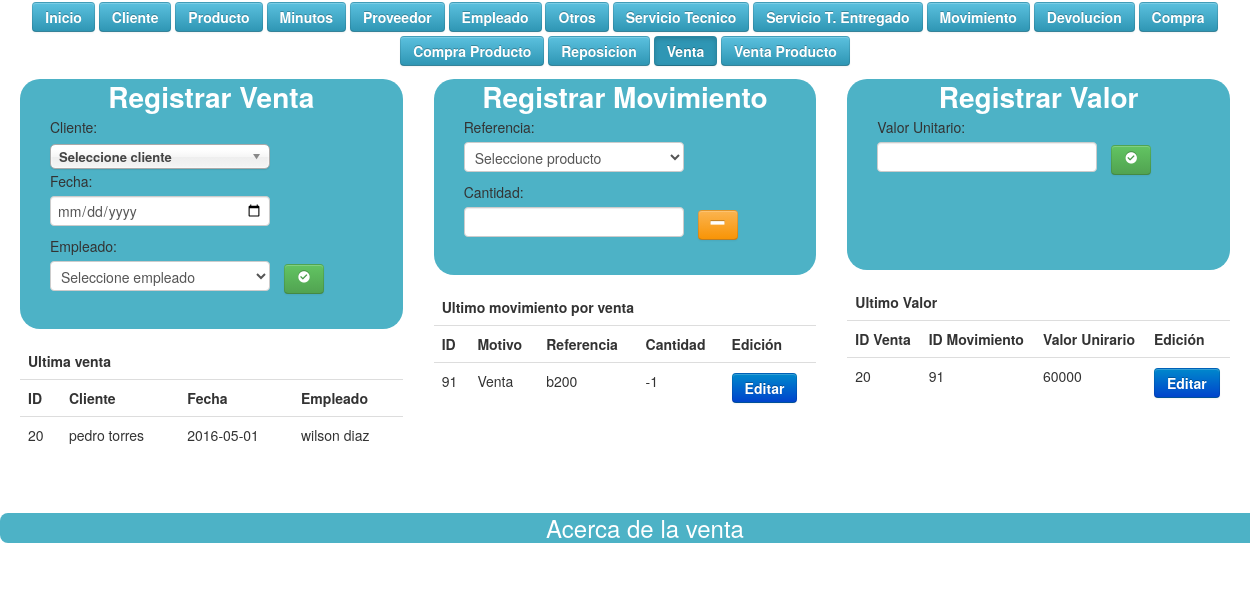
/vista/vventa.php, run on the app's committed database.
### tables this page shows
CREATE TABLE IF NOT EXISTS `tbventa` (
  `numero_venta` int(11) NOT NULL,
  `idcliente` int(11) NOT NULL,
  `fecha` date NOT NULL,
  `idempleado` varchar(10) NOT NULL
);

CREATE TABLE IF NOT EXISTS `tbcliente` (
  `idcliente` int(11) NOT NULL,
  `nombre` varchar(50) NOT NULL,
  `telefono` varchar(20) DEFAULT NULL,
  `direccion` varchar(50) DEFAULT NULL,
  `email` varchar(30) DEFAULT NULL,
  `detalle` varchar(10) NOT NULL
);

CREATE TABLE IF NOT EXISTS `tbempleado` (
  `idempleado` varchar(10) NOT NULL,
  `nombre` varchar(50) NOT NULL,
  `sueldo` int(11) NOT NULL,
  `direccion` varchar(50) NOT NULL,
  `ciudad` varchar(30) NOT NULL,
  `telefono_emple` varchar(20) NOT NULL,
  `telefono_refe` varchar(20) NOT NULL,
  `email` varchar(30) DEFAULT NULL,
  `estado` varchar(8) NOT NULL,
  `fecha_ingreso` date NOT NULL
);

CREATE TABLE IF NOT EXISTS `tbmovimiento` (
  `idmovimiento` int(11) NOT NULL,
  `motivo` varchar(30) NOT NULL,
  `referencia` varchar(20) NOT NULL,
  `cantidad` int(11) NOT NULL
);

CREATE TABLE IF NOT EXISTS `tbventaxproducto` (
  `numero_venta` int(11) NOT NULL,
  `movimiento` int(11) NOT NULL,
  `precio_venta` int(11) NOT NULL
);

### controlador/cventa.php (called while the page is built, shortened)
<?php
	include('modelo/mventa.php');
	$venta = new Mventa();
	$cliente2	= $venta->sel_cliente();
	$empleado2	= $venta->sel_empleado();

### modelo/mventa.php (called while the page is built, shortened)
<?php
	include_once('controlador/conexion.php');
	include_once('functions.php');
	class Mventa extends Funciones
	{
		function consultar_venta()
		{
			$sql = "SELECT * FROM tbventa ORDER BY numero_venta DESC LIMIT 1";
			 return $this->SeleccionDatos($sql);
		}
		function sel_cliente()
		{
            $sql = "SELECT * FROM `tbcliente`";
            return $this->SeleccionDatos($sql);
        }
		function sel_cliente1($idcliente)
		{
			$sql = "SELECT * FROM tbcliente WHERE idcliente='".$idcliente."';";
			return $this->SeleccionDatos($sql);
		}
		function sel_empleado()
		{
            $sql = "SELECT * FROM `tbempleado`";
            return $this->SeleccionDatos($sql);
        }
		function sel_empleado1($idempleado)
		{
			$sql = "SELECT * FROM tbempleado WHERE idempleado='".$idempleado."';";
			return $this->SeleccionDatos($sql);
		}
	}

### modelo/functions.php (called while the page is built, shortened)
<?php
	class Funciones {
        function SeleccionDatos($consulta)
        {
                $conexionBD = new conexion();
                $conexionBD -> conectarBD();
                $datos = $conexionBD -> ejeCon($consulta, 0);
                return $datos;
        }
}

### controlador/configuracion.php (called while the page is built)
<?php
	$serv_bd = "localhost";
	$usu_bd = "root";
	$pass_bd = "";
	$bd = "bdwold";
?>

### controlador/conexion.php (called while the page is built, shortened)
<?php
	class conexion {
		var $link;
		function conectarBD() {
			include("configuracion.php");
			$this -> link = mysqli_connect ($serv_bd, $usu_bd, $pass_bd);
			$bd2 = mysqli_select_db($this->link,$bd);
		}
		function ejeCon($con, $op) {
			$this -> resultado = mysqli_query($this->link,$con) or die("La consulta fallo: ". mysqli_error($this->link));
			if($op == 0) {
				while ($linea = mysqli_fetch_array($this -> resultado)) {
					$arrayResultado[] = $linea;
				}
			} else {
				$arrayResultado[] = 0;
			}
			$resarr = isset ($arrayResultado) ? $arrayResultado: NULL;
			if($resarr) {
				return $arrayResultado;
			}
		}
	}
?>

### controlador/cmovimiento.php (called while the page is built, shortened)
<?php
	include('modelo/mmovimiento.php');
	$movimiento = new Mmovimiento();
	$referencia2= $movimiento->sel_producto();

### modelo/mmovimiento.php (called while the page is built, shortened)
<?php
	include_once('controlador/conexion.php');
	include_once('functions.php');
	class Mmovimiento extends Funciones
	{
		function consultar_movimiento_v()
		{
			$sql = "SELECT * FROM `tbmovimiento` WHERE `motivo` = 'Venta' ORDER BY idmovimiento DESC LIMIT 1";
			 return $this->SeleccionDatos($sql);
		}
		function sel_producto()
		{
            $sql = "SELECT * FROM `tbproducto`";
            return $this->SeleccionDatos($sql);
        }
	}

### controlador/cventaproduc.php (called while the page is built, shortened)
<?php
	include('modelo/mventaproduc.php');
	$ventaproduc = new Mventaproduc();
	$numero_venta2	= $ventaproduc->sel_numeroventa();
	$movimiento2	= $ventaproduc->sel_movimiento();

### modelo/mventaproduc.php (called while the page is built, shortened)
<?php
	include_once('controlador/conexion.php');
	include_once('functions.php');
	class Mventaproduc extends Funciones
	{
		function consultar_ventaproduc_u()
		{
			$sql = "SELECT * FROM tbventaxproducto ORDER BY numero_venta DESC LIMIT 1";
			 return $this->SeleccionDatos($sql);
		}
		function sel_numeroventa()
		{
            $sql = "SELECT * FROM `tbventa` order by numero_venta desc limit 1" ;
            return $this->SeleccionDatos($sql);
        }
		function sel_movimiento()
		{
            $sql = "SELECT * FROM `tbmovimiento` order by idmovimiento desc limit 1";
            return $this->SeleccionDatos($sql);
        }
	}

### vista/vventa.php (the view, shortened to what this page needs)
	<!DOCTYPE html>
		<html lang="es">
		 <html class="no-js">
	    <head>
	        <link rel="stylesheet" href="css/normalize.css">
	        <link rel="stylesheet" href="css/main.css">
	        <link rel="stylesheet" href="css/bootstrap.css"/>
	        <link rel="stylesheet" href="css/bootstrap-responsive.css"/>
	        <link rel="stylesheet" href="css/tablaResponsive.css"/>
	        <link rel="stylesheet" href="css/datatable.css"/>
	        <link rel="stylesheet" href="css/estilo.css">
	        <link rel="stylesheet" href="fonts/style.css">
	        <link rel="stylesheet" href="css/chosen.css">
	    </head>
		<body >
		    <div class="container-fluid">
<div id="menu">
  <a href="index.php"><button type="button" class="btn btn-info m">Inicio</button></a>
  <a href="index.php?pag=2"><button type="button" class="btn btn-info m">Cliente</button></a>
  <a href="index.php?pag=3"><button type="button" class="btn btn-info m">Producto</button></a>
  <a href="index.php?pag=5"><button type="button" class="btn btn-info m">Minutos</button></a>
  <a href="index.php?pag=7"><button type="button" class="btn btn-info m">Proveedor</button></a>
  <a href="index.php?pag=9"><button type="button" class="btn btn-info m">Empleado</button></a>
  <a href="index.php?pag=11"><button type="button" class="btn btn-info m">Otros</button></a>
  <a href="index.php?pag=13"><button type="button" class="btn btn-info m">Servicio Tecnico</button></a>
  <a href="index.php?pag=15"><button type="button" class="btn btn-info m">Servicio T. Entregado</button></a>
  <a href="index.php?pag=16"><button type="button" class="btn btn-info m">Movimiento</button></a>
  <a href="index.php?pag=18"><button type="button" class="btn btn-info m">Devolucion</button></a>
  <a href="index.php?pag=19"><button type="button" class="btn btn-info m">Compra</button></a>
  <a href="index.php?pag=20"><button type="button" class="btn btn-info m">Compra Producto</button></a>
  <a href="index.php?pag=21"><button type="button" class="btn btn-info m">Reposicion</button></a>
  <a href=""><button type="button" class="btn btn-info m active">Venta</button></a>
  <a href="index.php?pag=26"><button type="button" class="btn btn-info m">Venta Producto</button></a>
</div>
		      <div class="row-fluid">
<div class="span4">
  <?php include("controlador/cventa.php"); ?>
    <div class="container-fluid lol">
        <div class="eti">Registrar Venta</div>
        <form action="" method="POST">
		<div class="form-group campo">
            <label for="">Cliente:</label>
            <select name="cliente" class="chzn-select" >
				<option value=0>Seleccione cliente</option>
			</select>
		</div>
		<div class="form-group campo">
           <label for="">Fecha:</label>
            <input type="date" class="form-control" name="fecha" >
		</div>
		<div class="form-group campo">
           <label for="">Empleado:</label>
            <select name="empleado" class="form-control" >
				<option value=0>Seleccione empleado</option>
			</select>
		</div>
        <div class="form-group campo"> <br>
              <button type="submit" class="btn btn-success" value="Insertar"><span class="icon-checkmark"></span></button>
        </div>
	</form>
    </div>
    <?php $consultaventa = $venta->consultar_venta(); ?>
    <div class="table-responsive">
        <table class="table">
		<thead>
			<tr>
				<th colspan="12">Ultima venta</th>
			</tr>
			<tr>
				<th>ID</th>
				<th>Cliente</th>
				<th>Fecha</th>
				<th>Empleado</th>
			</tr>
		</thead>
		<tbody>
				<?php for($j=0;$j<count($consultaventa);$j++):
				$cliente1 	= $venta->sel_cliente1($consultaventa[$j]['idcliente']);
				$empleado1 	= $venta->sel_empleado1($consultaventa[$j]['idempleado']);
			?>
				<tr>
					<td><?= $consultaventa[$j]['numero_venta'] ?></td>
					<td><?= $cliente1[0]['nombre'] ?></td>
					<td><?= $consultaventa[$j]['fecha'] ?></td>
					<td><?= $empleado1[0]['nombre'] ?></td>
				</tr>
			<?php endfor; ?>
		</tbody>
	</table>
	</div>
</div>
<div class="span4">
<?php include('controlador/cmovimiento.php'); ?>
<div class="container-fluid lol">
<div class="eti">Registrar Movimiento</div>
	<form action="" method="POST">
		<div class="form-group campo">
            <label for="">Referencia:</label>
            <select name="referencia" class="form-control">
				<option value=0>Seleccione producto</option>
			</select>
		</div>
		<div class="form-group campo">
           <label for="">Cantidad:</label>
            <input type="number" class="form-control" name="cantidad" required>
		</div>
        <div class="form-group campo"><br>
           <button type="submit" name="Sale" class="btn btn-warning" value="-"><span class="icon-minus"></span></button>
        </div>
	</form>
</div>
<?php $consultamovimiento = $movimiento->consultar_movimiento_v(); ?>
					<div id=''>
						<table class="table">
				  <thead>
            <tr>
                <th colspan="12">Ultimo movimiento por venta</th>
            </tr>
            <tr>
                <th>ID</th>
				<th>Motivo</th>
				<th>Referencia</th>
				<th>Cantidad</th>
				<th>Edición</th>
            </tr>
        </thead>
        <tbody>
          <?php for($i=0;$i<count($consultamovimiento);$i++): ?>
				<tr>
					<td><?= $consultamovimiento[$i]['idmovimiento'] ?></td>
					<td><?= $consultamovimiento[$i]['motivo'] ?></td>
					<td><?= $consultamovimiento[$i]['referencia'] ?></td>
					<td><?= $consultamovimiento[$i]['cantidad'] ?></td>
					<td><a href="index.php?pag=17&id=<?= $consultamovimiento[$i]['idmovimiento'] ?>" class="btn btn-primary">Editar</a></td>
				</tr>
			<?php endfor; ?>
        </tbody>
						</table>
					</div>
		        </div>
<div class="span4">
<?php include("controlador/cventaproduc.php"); ?>
<div class="container-fluid lol">
<div class="eti">Registrar Valor</div>
	<form action="" method="POST">
		<div class="form-group campo">
            <label for="">Valor Unitario:</label>
            <input type="number" class="form-control" name="valor" required>
		</div>
		 <div class="form-group campo"><br>
            <button type="submit" class="btn btn-success" value="Insertar"><span class="icon-checkmark"></span></button>
        </div>
	</form>
	<br><br><br>
</div>
<?php $consultaventaproduc = $ventaproduc->consultar_ventaproduc_u(); ?>
					<div id='margentabla'>
						<table class="table">
				  <thead>
            <tr>
                <th colspan="12">Ultimo Valor</th>
            </tr>
            <tr>
                <th>ID Venta</th>
				<th>ID Movimiento</th>
				<th>Valor Unirario</th>
				<th>Edición</th>
            </tr>
        </thead>
        <tbody>
          <?php for($i=0;$i<count($consultaventaproduc);$i++): ?>
				<tr>
					<td><?= $consultaventaproduc[$i]['numero_venta'] ?></td>
					<td><?= $consultaventaproduc[$i]['movimiento'] ?></td>
					<td><?= $consultaventaproduc[$i]['precio_venta'] ?></td>
					<td><a href="index.php?pag=27&id=<?= $consultaventaproduc[$i]['numero_venta'] ?>&idm=<?= $consultaventaproduc[$i]['movimiento']?>" class="btn btn-primary">Editar</a></td>
				</tr>
			<?php endfor; ?>
        </tbody>
						</table>
					</div>
		        </div>
		      </div>
				<br/><br/>
		    </div>
<div class="row-fluid">
      <label for="spoiler2" >Acerca de la venta</label>
</div>
<br><br>
		</body>
	</html>

### css/main.css (style rules this page uses)
html, button, input, select, textarea { color: #222; }
body { font-size: 1em; line-height: 1.4; }

### css/datatable.css (style rules this page uses)
table { margin: 1em 0; clear: both; }

### css/estilo.css (style rules this page uses)
#menu { margin: auto; text-align: center; }
.m, a { color: #FFF; font-weight: bold; margin-bottom: 2px; margin-top: 2px; }
.eti { width: 100%; text-align: center; color: #FFF; font-size: 200%; font-weight: bolder; margin-bottom: 3%; border-radius: 12px; }
.lol { background-color: #4DB2C6; border-radius: 20px; margin-bottom: 2%; margin-top: 3%; padding-bottom: 2%; padding-top: 2%; }
.campo { display: inline-block; margin-left: 10px; vertical-align: middle; }
input[id^="spoiler"] + label { display: block; width: 100%; margin: 0 auto; padding: 5px 20px; background: #4DB2C6; color: #fff; text-align: center; font-size: 24px; border-radius: 8px; cursor: pointer; transition: all .6s; }

### data on the page
tbventa: numero_venta "20", idcliente.nombre "pedro torres", fecha "2016-05-01", idempleado.nombre "wilson diaz"
tbmovimiento: idmovimiento "91", motivo "Venta", referencia "b200", cantidad "-1"
tbventaxproducto: numero_venta "20", movimiento "91", precio_venta "60000"
